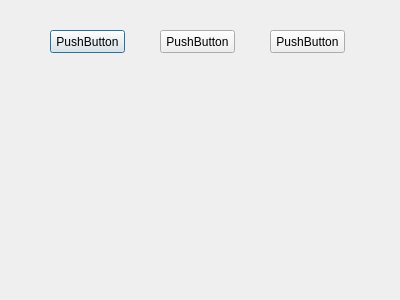
<?xml version="1.0" encoding="UTF-8"?>
<ui version="4.0">
 <class>Dialog</class>
 <widget class="QDialog" name="Dialog">
  <property name="geometry">
   <rect>
    <x>0</x>
    <y>0</y>
    <width>400</width>
    <height>300</height>
   </rect>
  </property>
  <property name="windowTitle">
   <string>Dialog</string>
  </property>
  <widget class="QPushButton" name="btn_a">
   <property name="geometry">
    <rect>
     <x>50</x>
     <y>30</y>
     <width>75</width>
     <height>23</height>
    </rect>
   </property>
   <property name="text">
    <string>PushButton</string>
   </property>
  </widget>
  <widget class="QPushButton" name="btn_Default">
   <property name="geometry">
    <rect>
     <x>270</x>
     <y>30</y>
     <width>75</width>
     <height>23</height>
    </rect>
   </property>
   <property name="text">
    <string>PushButton</string>
   </property>
  </widget>
  <widget class="QPushButton" name="btn_b">
   <property name="geometry">
    <rect>
     <x>160</x>
     <y>30</y>
     <width>75</width>
     <height>23</height>
    </rect>
   </property>
   <property name="text">
    <string>PushButton</string>
   </property>
  </widget>
 </widget>
 <resources/>
 <connections/>
</ui>
